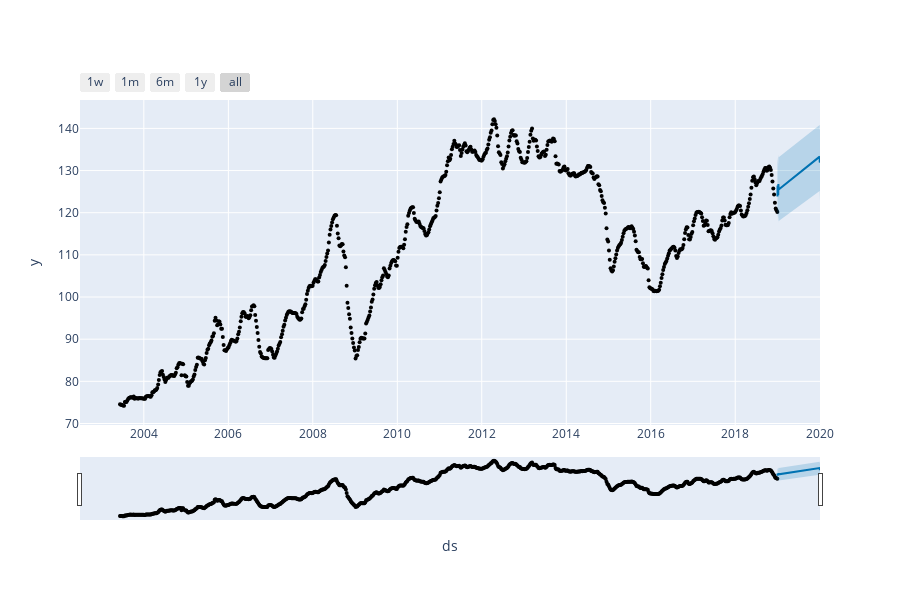

Notebook code cell kept with this figure:
### Code cell
plot_plotly(model, forecast)

### Figure 1 — Plotly figure (JSON) as saved in the notebook; plotly's stock layout.template omitted (floating-point values rounded to 4 significant figures; data arrays with more than 128 entries replaced by an {"elided": "..."} marker saying what was removed)
{"data": [{"marker": {"color": "black", "size": 4}, "mode": "markers", "name": "Actual", "type": "scatter", "x": {"elided": "811 str values"}, "y": {"elided": "811 float values"}}, {"hoverinfo": "skip", "line": {"width": 0}, "mode": "lines", "type": "scatter", "x": ["2019-01-01T00:00:00", "2019-01-02T00:00:00", "2019-01-03T00:00:00", "2019-01-04T00:00:00", "2019-01-05T00:00:00", "2019-01-06T00:00:00", "2019-01-07T00:00:00", "2019-01-08T00:00:00", "2019-01-09T00:00:00", "2019-01-10T00:00:00", "2019-01-11T00:00:00", "2019-01-12T00:00:00", "2020-01-01T00:00:00", "2020-01-02T00:00:00", "2020-01-03T00:00:00", "2020-01-04T00:00:00"], "y": [117.5, 119.9, 118.8, 118.8, 118.6, 118.7, 118.6, 117.2, 120.2, 118.5, 118.0, 118.0, 125.2, 123.9, 123.3, 122.7]}, {"fill": "tonexty", "fillcolor": "rgba(0, 114, 178, 0.2)", "line": {"color": "#0072B2", "width": 2}, "mode": "lines", "name": "Predicted", "type": "scatter", "x": ["2019-01-01T00:00:00", "2019-01-02T00:00:00", "2019-01-03T00:00:00", "2019-01-04T00:00:00", "2019-01-05T00:00:00", "2019-01-06T00:00:00", "2019-01-07T00:00:00", "2019-01-08T00:00:00", "2019-01-09T00:00:00", "2019-01-10T00:00:00", "2019-01-11T00:00:00", "2019-01-12T00:00:00", "2020-01-01T00:00:00", "2020-01-02T00:00:00", "2020-01-03T00:00:00", "2020-01-04T00:00:00"], "y": [123.8, 126.5, 125.1, 125.2, 125.2, 125.2, 125.0, 124.2, 126.8, 125.4, 125.5, 125.5, 133.3, 131.9, 132.0, 132.0]}, {"fill": "tonexty", "fillcolor": "rgba(0, 114, 178, 0.2)", "hoverinfo": "skip", "line": {"width": 0}, "mode": "lines", "type": "scatter", "x": ["2019-01-01T00:00:00", "2019-01-02T00:00:00", "2019-01-03T00:00:00", "2019-01-04T00:00:00", "2019-01-05T00:00:00", "2019-01-06T00:00:00", "2019-01-07T00:00:00", "2019-01-08T00:00:00", "2019-01-09T00:00:00", "2019-01-10T00:00:00", "2019-01-11T00:00:00", "2019-01-12T00:00:00", "2020-01-01T00:00:00", "2020-01-02T00:00:00", "2020-01-03T00:00:00", "2020-01-04T00:00:00"], "y": [130.3, 133.1, 131.5, 131.8, 131.3, 131.8, 131.7, 130.9, 133.8, 132.0, 132.1, 133.2, 140.8, 139.5, 140.1, 140.0]}], "layout": {"height": 600, "showlegend": false, "width": 900, "xaxis": {"rangeselector": {"buttons": [{"count": 7, "label": "1w", "step": "day", "stepmode": "backward"}, {"count": 1, "label": "1m", "step": "month", "stepmode": "backward"}, {"count": 6, "label": "6m", "step": "month", "stepmode": "backward"}, {"count": 1, "label": "1y", "step": "year", "stepmode": "backward"}, {"step": "all"}]}, "rangeslider": {"visible": true}, "title": {"text": "ds"}, "type": "date"}, "yaxis": {"title": {"text": "y"}}}}
